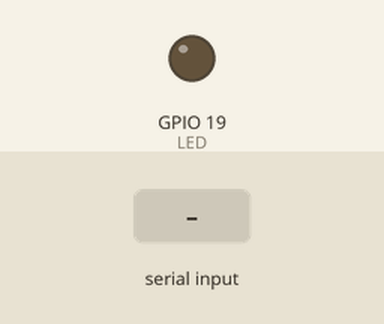
Bench run of a program on a simulated ESP32. Parts: output pins drawn as LEDs (lit = HIGH). Dashed ring = blinking. The inputs (shaded band) are chosen by the test bench. What the program prints to the serial monitor is not drawn.

Above: at 0.8 s.
0.9 s: "on" received over Serial
At 2.3 s:
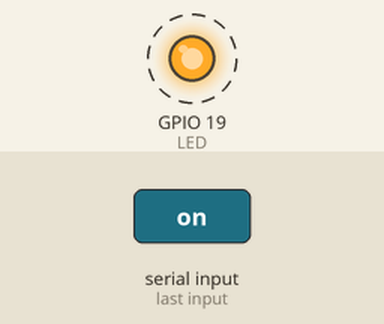
3.9 s: "off" received over Serial
At 4.3 s:
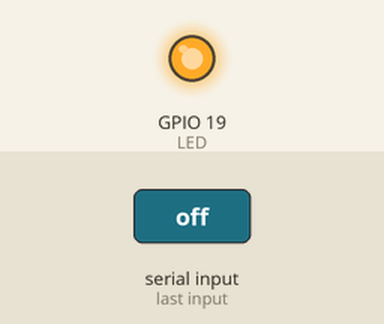
Timing chart, 0 to 6.9 s (numbered marks = the images above; inputs shaded):
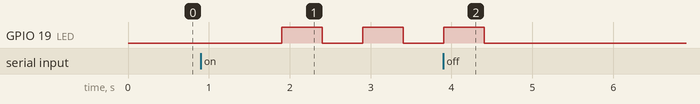

Measured:
- after the input at 0.9 s, GPIO 19 (LED): alternates HIGH for 0.50 s and LOW for 0.50 s, starting after 1.0 s
- after the input at 3.9 s, GPIO 19 (LED): goes on until 4.4 s, then stays LOW

The program:

main.cpp
```cpp
#include <Arduino.h>
#define LED 19 //LED sur GPIO 19
// handle des taches
TaskHandle_t handle_reception;
TaskHandle_t handle_clignotant;
TaskHandle_t handle_affichage;
SemaphoreHandle_t mutex;
QueueHandle_t queue;

void reception(void *)
{
    String commande;
    handle_reception = xTaskGetCurrentTaskHandle();
    while (1)
    {
        commande = Serial.readString(); // recupère la commande
        Serial.printf("%s\n", commande); // affiche la commande
        if(commande == "off")
        {
            vTaskSuspend(handle_clignotant); // suspend la tache clignotant
            digitalWrite(LED, LOW); // eteint la LED
        }
        if(commande == "on"){
            vTaskResume(handle_clignotant);
        }
        vTaskDelay(pdMS_TO_TICKS(500));
    }
}

void clignotant(void *)
{
    boolean etatLED = false;
    int compteur_cligno = 0;
    handle_clignotant = xTaskGetCurrentTaskHandle();
    vTaskSuspend(handle_clignotant);
    while (1)
    {
        etatLED = !etatLED; //inverse l'etat de la led
        digitalWrite(LED, etatLED);
        compteur_cligno++;
        if(compteur_cligno == 5)
        {
            compteur_cligno = 0; // reset le compteur
            xQueueSend(queue, &compteur_cligno, portMAX_DELAY);
        }
        vTaskDelay(pdMS_TO_TICKS(500));
    }
}

void affichage(void *)
{
    int compteur;
    handle_affichage = xTaskGetCurrentTaskHandle();
    while (1)
    {
        if(xQueueReceive(queue, &compteur, portMAX_DELAY))
        {
            if(mutex)
            {
                // att que le mutex est dispo
                if(xSemaphoreTake(mutex, portMAX_DELAY))
                {
                    Serial.printf("100 clignotement atteint");
                    xSemaphoreGive(mutex); // rend le mutex
                }
            }
        }
        vTaskDelay(pdMS_TO_TICKS(500));
    }
}

void setup()
{
    Serial.begin(115200);
    while (!Serial);
    pinMode(LED, OUTPUT); // LED sur GPIO 19
    xTaskCreate(reception, "reception", 10000, NULL, 1, NULL);
    xTaskCreate(clignotant, "clignotant", 10000, NULL, 1, NULL);
    xTaskCreate(affichage, "affichage", 10000, NULL, 1, NULL);
    mutex = xSemaphoreCreateMutex();
    queue = xQueueCreate(1, sizeof(int));
    vTaskDelete(NULL);
}
void loop()
{
}
```
